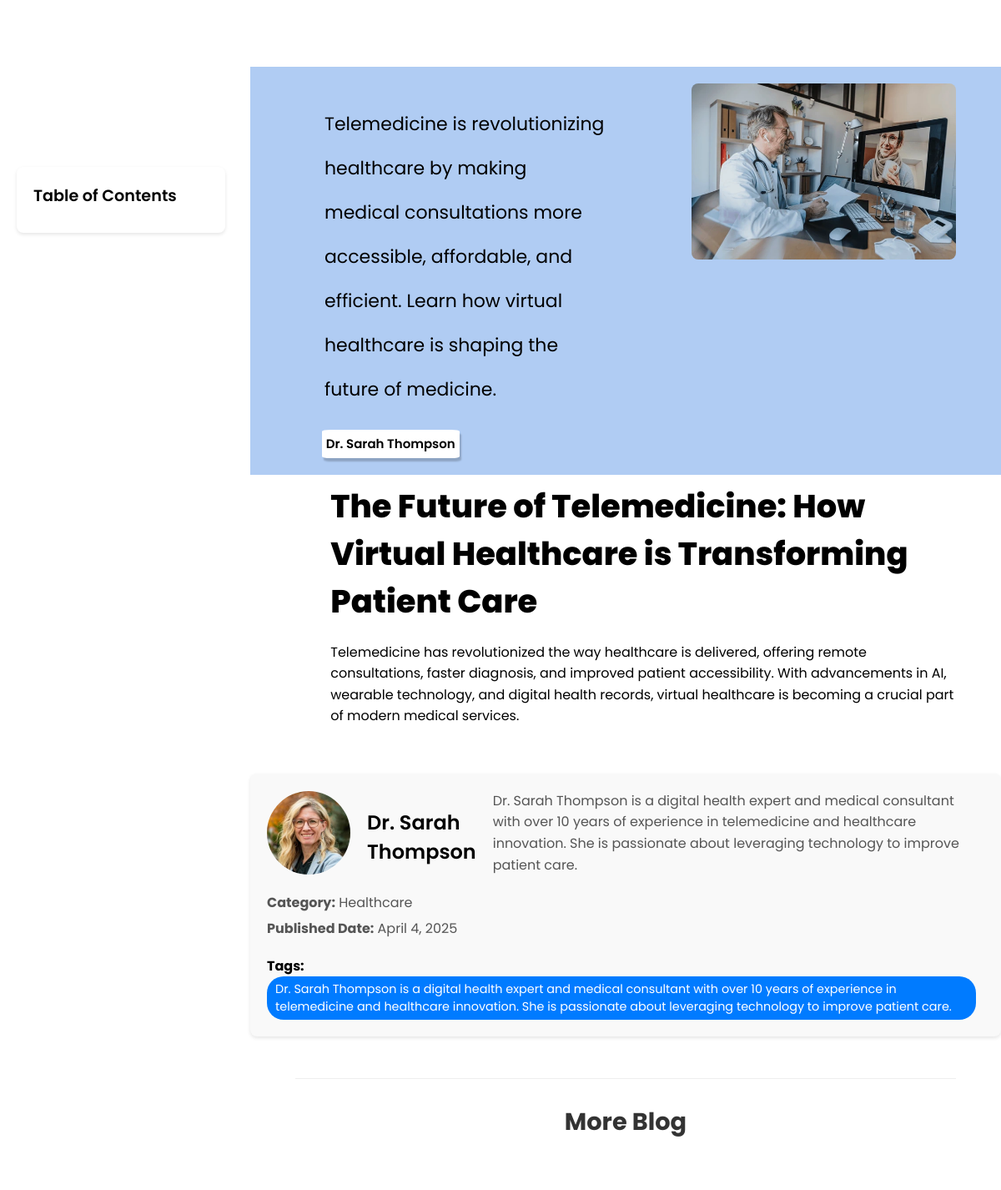
Screenshot of /blog/fintech/the-future-of-telemedicine/ with the database file from the repository.
### blog/models.py (models this page shows, shortened)
class Blog(models.Model):
    BLOG_TYPE_CHOICES = [
        ('commerce', 'commerce'),
        ('energy', 'energy'),
        ('esports', 'esports'),
        ('fintech', 'fintech'),
        ('healthcare', 'healthcare'),
        ('realestate', 'realestate'),
        ('tour', 'tour'),
    ]
    title = models.CharField(max_length=255)
    slug = models.SlugField(unique=False, blank=True)
    image = models.ImageField(upload_to="blog/images/blog_images")
    content = models.TextField()
    short_description = models.CharField(max_length=200, blank=True, null=True)
    category = models.CharField(max_length=100)
    published_date = models.DateTimeField(auto_now_add=True)
    author = models.CharField(max_length=100, default="Unknown Author")
    author_description = models.TextField(default="No description available.")
    author_image = models.ImageField(
    upload_to='blog/images/author_images/',
    default='blog/images/author_images/default_author_image.png',
    blank=True, null=True
    )
    active = models.BooleanField(default=True)
    tags = models.ManyToManyField(Tag, blank=True)
    blog_type = models.CharField(
        max_length=20, choices=BLOG_TYPE_CHOICES, default='healthcare'
    )  # Default value corrected

class Tag(models.Model):
    name = models.CharField(max_length=50, unique=True)
    slug = models.SlugField(unique=False, blank=True)

### blog/views.py (the view)
# urls.py: re_path(r"^commerce/(?P<slug>[-\w]+)/$", views.blog_detail, {"blog_type": "commerce"}, name="commerce_blog_detail"),
def blog_detail(request, slug, blog_type=None):
    if blog_type not in dict(Blog.BLOG_TYPE_CHOICES).keys():
        messages.error(request, 'Invalid blog type!')
        return redirect('blog:form')
    blog = get_object_or_404(Blog, slug=slug, blog_type=blog_type)
    recent_blogs = Blog.objects.filter(
        active=True,
        blog_type=blog_type
    ).exclude(
        id=blog.id
    ).order_by(
        "-published_date"
    )[:4]
    return render(request, f'{blog_type}_blog_detail.html', {
        'blog': blog,
        'recent_blogs': recent_blogs,
        'blog_type': blog_type
    })

### blog/templates/fintech_blog_detail.html (shortened to what this page needs)
{% load static %}
<!DOCTYPE html>
<html lang="en">
<head>
    <link rel="stylesheet" href="{% static 'css/oracle.css' %}">
    <link rel="stylesheet" href="https://cdnjs.cloudflare.com/ajax/libs/font-awesome/6.7.2/css/all.min.css">
</head>
<body>
    <div class="toc">
        <h3>Table of Contents</h3>
    </div>
    <div class="oracle-body">
        <div class="oracle-mid1">
            <div class="one">
                <p class="see">{{ blog.short_description }}</p>
                <div class="obttns">
                    <div class="obttn1">
                        <p>{{ blog.author }}</p>
                    </div>
                </div>
            </div>
            <div class="two">
                <img src="{{ blog.image.url }}" alt="{{ blog.title }}" class="blog-image">
            </div>
        </div>
        <div class="oracle-middle">
            <div class="oracle-middle-part2">
                <section class="part2-section1">
                    <div class="ERP">
                        <h2 class="rw-ptitle">{{ blog.title }}</h2>
                        <p>{{ blog.content|safe }}</p>
                    </div>
                </section>
            </div>
        </div>
        <div class="author-section">
            <div class="author-info">
                {% if blog.author_image %}
                    <img src="{{ blog.author_image.url }}" alt="{{ blog.author }}">
                {% else %}
                    <img src="{% static 'images/author_images/default_author_image.png' %}" alt="{{ blog.author }}">
                {% endif %}
                <h3>{{ blog.author }}</h3>
                <p>{{ blog.author_description }}</p>
            </div>
            <div class="meta-info">
                <p><strong>Category:</strong> {{ blog.category }}</p>
                <p><strong>Published Date:</strong> {{ blog.published_date|date:"F j, Y" }}</p>
                <div class="tags">
                    <strong>Tags:</strong>
                    {% for tag in blog.tags.all %}
                        <span>{{ tag.name }}</span>
                    {% endfor %}
                </div>
            </div>
        </div>
        <div class="recent-issues">
            <h2>More Blog</h2>
        </div>
    </div>
</body>
</html>

### blog/static/css/oracle.css (style rules this page uses)
* { margin: 0; padding: 0; }
body { width: 100vw; height: 100vh; overflow-x: hidden; font-family: 'Poppins', sans-serif; }
.oracle-body { background-color: white; padding-top: 80px; margin-left: 300px; }
.see { margin-left: 7%; margin-inline: 35px; line-height: 53px; font-size: 22px; width: 71%; color: black; }
.oracle-mid1 { display: flex; background-color: rgb(176, 204, 243); padding: 20px 6%; }
.one { width: 60%; }
.two { width: 40%; }
.blog-image { width: 100%; height: auto; border-radius: 8px; }
.obttns { width: 100%; font-size: 1.4rem; margin-bottom: -1.6rem; display: flex; margin-left: 32px; flex-direction: row; flex-wrap: wrap; justify-content: flex-start; align-items: stretch; }
.obttn1 { border-radius: 6%; padding: 1%; font-size: 15px; background-color: white; box-shadow: 2px 4px 2px rgba(0, 0, 0, 0.2); position: relative; display: flex; direction: row; flex-wrap: wrap; justify-content: stretch; align-items: center; margin: 0 1.6rem 1.6rem 0; }
.obttn1 p { margin: 0; font-weight: 600; }
.oracle-middle { display: flex; flex-direction: row; flex-wrap: nowrap; justify-content: space-between; align-items: stretch; position: relative; z-index: 1; padding-left: 48px; padding-right: 48px; margin-top: 1%; }
.oracle-middle-part2 { width: 100%; padding-left: 6%; }
.ERP { max-width: 1468px; }
.rw-ptitle { font-size: 2.4rem; font-weight: 800; font-family: 'Poppins', sans-serif; margin-bottom: 20px; }
p { font-family: 'Poppins', sans-serif; display: block; margin-block-start: 1em; margin-block-end: 1em; margin-inline-start: 0px; margin-inline-end: 0px; unicode-bidi: isolate; line-height: 1.6; }
.author-section { margin-top: 40px; padding: 20px; background-color: #f9f9f9; border-radius: 8px; box-shadow: 0 2px 4px rgba(0, 0, 0, 0.1); }
.author-info { display: flex; align-items: center; gap: 20px; }
.author-info img { width: 100px; height: 100px; border-radius: 50%; object-fit: cover; }
.author-info h3 { margin: 0; font-size: 1.5rem; font-weight: 600; }
.author-info p { margin: 0; font-size: 1rem; color: #555; }
.meta-info { margin-top: 20px; }
.meta-info p { margin: 5px 0; }
.tags { margin-top: 10px; }
.tags span { display: inline-block; background-color: #007bff; color: white; padding: 5px 10px; border-radius: 20px; margin-right: 10px; font-size: 0.9rem; }
html { scroll-behavior: smooth; }
.author-section img { width: 100px; height: 100px; border-radius: 50%; object-fit: cover; }
.author-section h3 { margin-top: 10px; font-size: 1.5rem; font-weight: 600; }
.author-section p { font-size: 1rem; color: #555; }
.tags { margin-top: 20px; }
.toc { position: fixed; top: 200px; left: 20px; width: 250px; background: #fff; padding: 20px; border-radius: 8px; box-shadow: 0 2px 4px rgba(0, 0, 0, 0.1); z-index: 1000; }
.toc h3 { font-size: 1.2rem; font-weight: 600; margin-bottom: 10px; }
.recent-issues { margin: 50px 6% 0; padding: 30px 0; border-top: 1px solid #eee; }
.recent-issues h2 { font-size: 1.8rem; margin-bottom: 30px; text-align: center; color: #333; }

### rows the page displays
Blog: short_description "Telemedicine is revolutionizing healthcare by making medical consultations more accessible, affordable, and efficient. Learn how virtual healthcare is shaping the future of medicine.", author "Dr. Sarah Thompson", image (placeholder picture), title "The Future of Telemedicine: How Virtual Healthcare is Transforming Patient Care", content "Telemedicine has revolutionized the way healthcare is delivered, offering remote consultations, faster diagnosis, and improved patient accessibility. With advancements in AI, wearable technology, and digital health records, virtual healthcare is becoming a crucial part of modern medical services.", author_image (picture), author_description "Dr. Sarah Thompson is a digital health expert and medical consultant with over 10 years of experience in telemedicine and healthcare innovation. She is passionate about leveraging technology to improve patient care.", category "Healthcare", published_date "April 4, 2025"
Tag: name "Dr. Sarah Thompson is a digital health expert and medical consultant with over 10 years of experience in telemedicine and healthcare innovation. She is passionate about leveraging technology to improve patient care."
